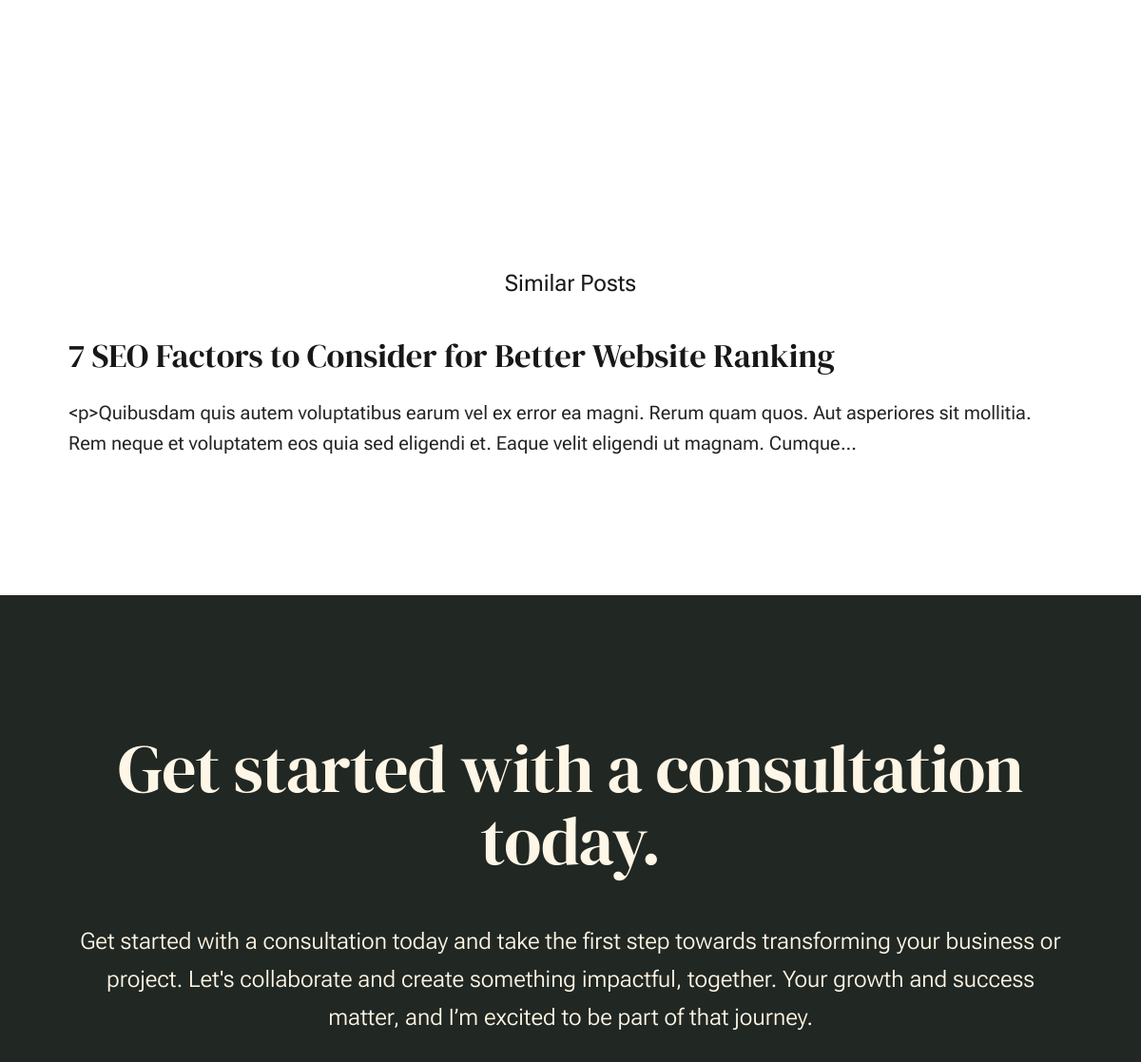
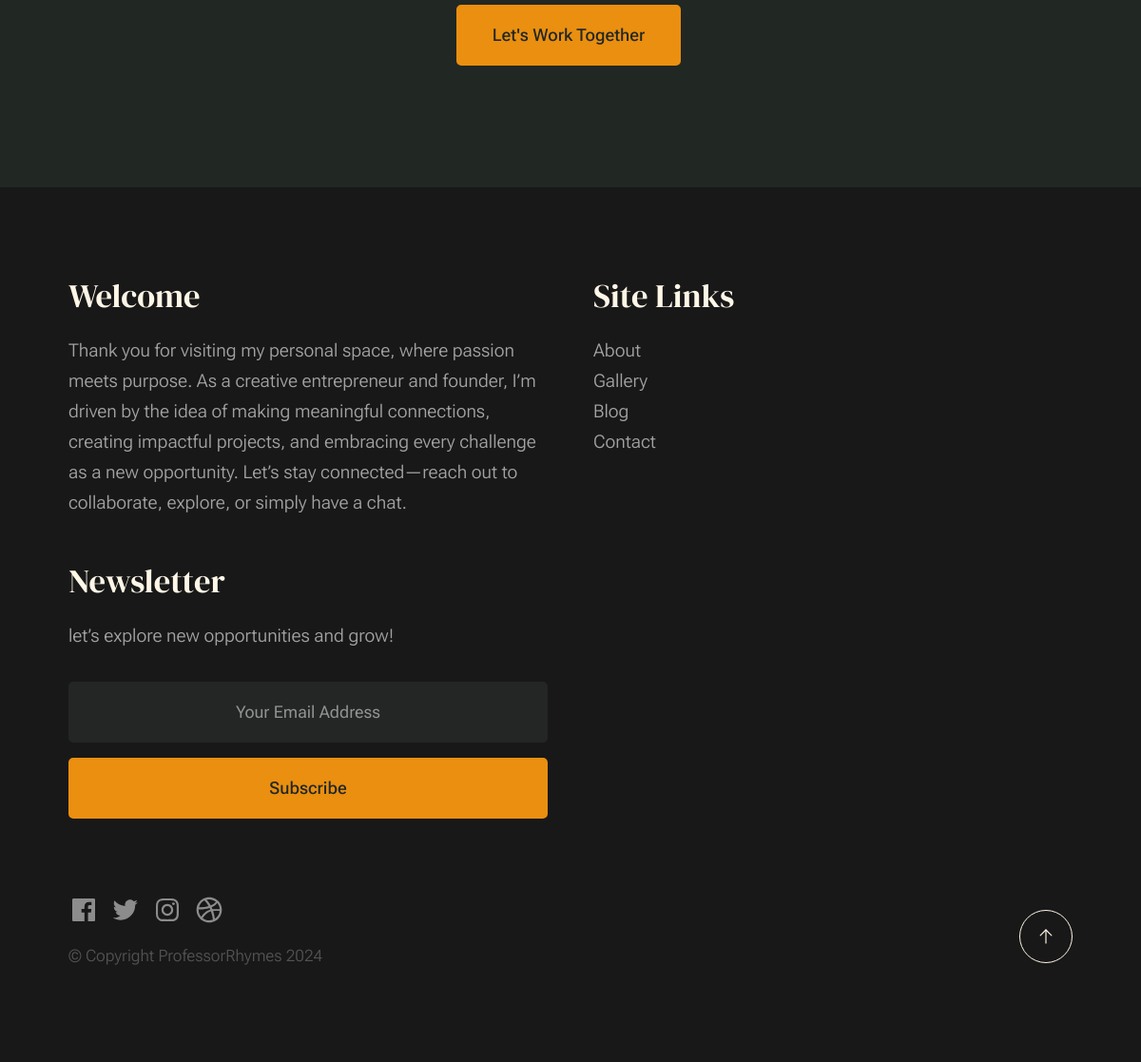
Page /blog/7-seo-factors-to-consider-for-better-website-ranking/ (lower part) on the earlier database version (2 pictures, top to bottom).
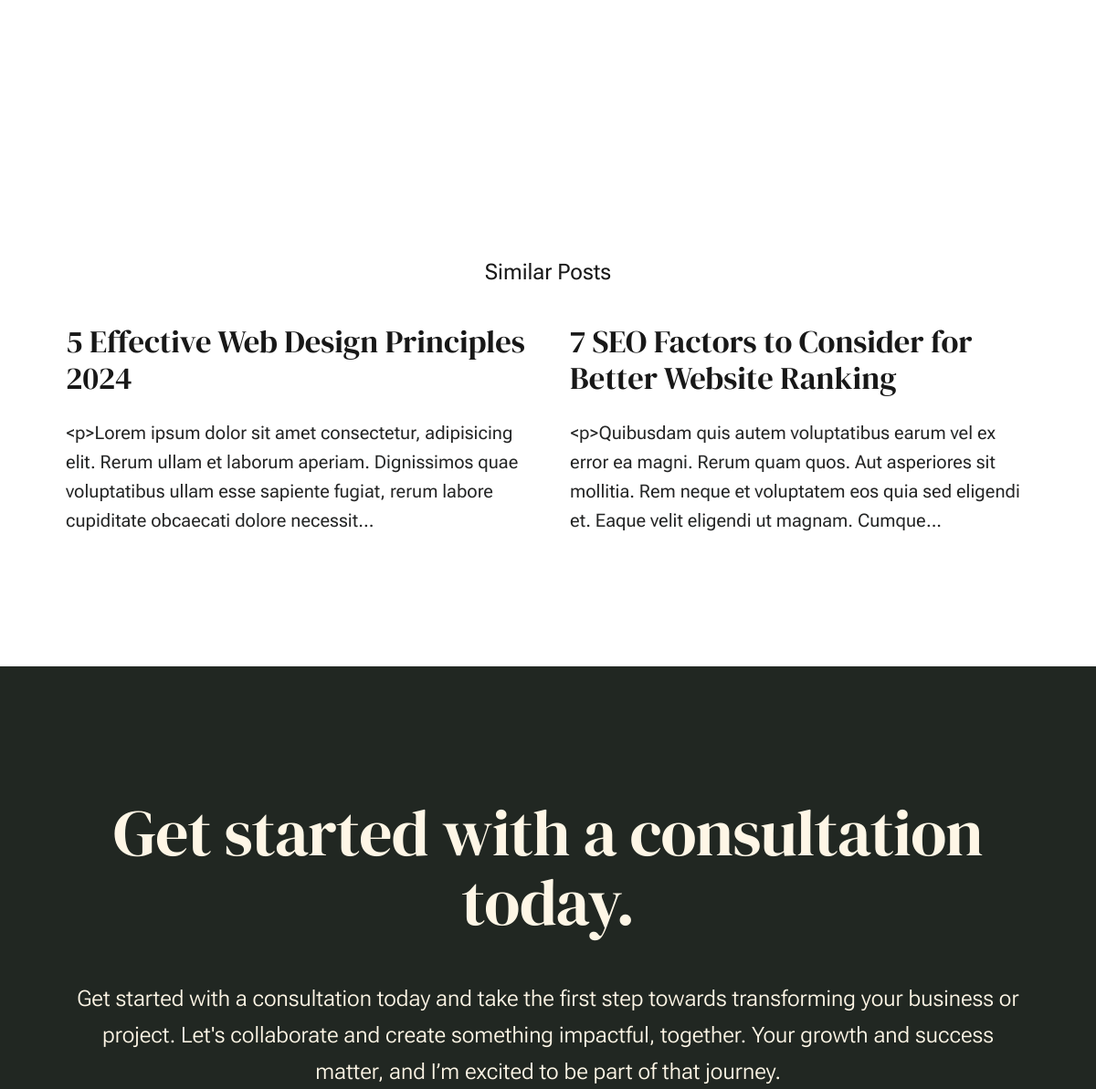
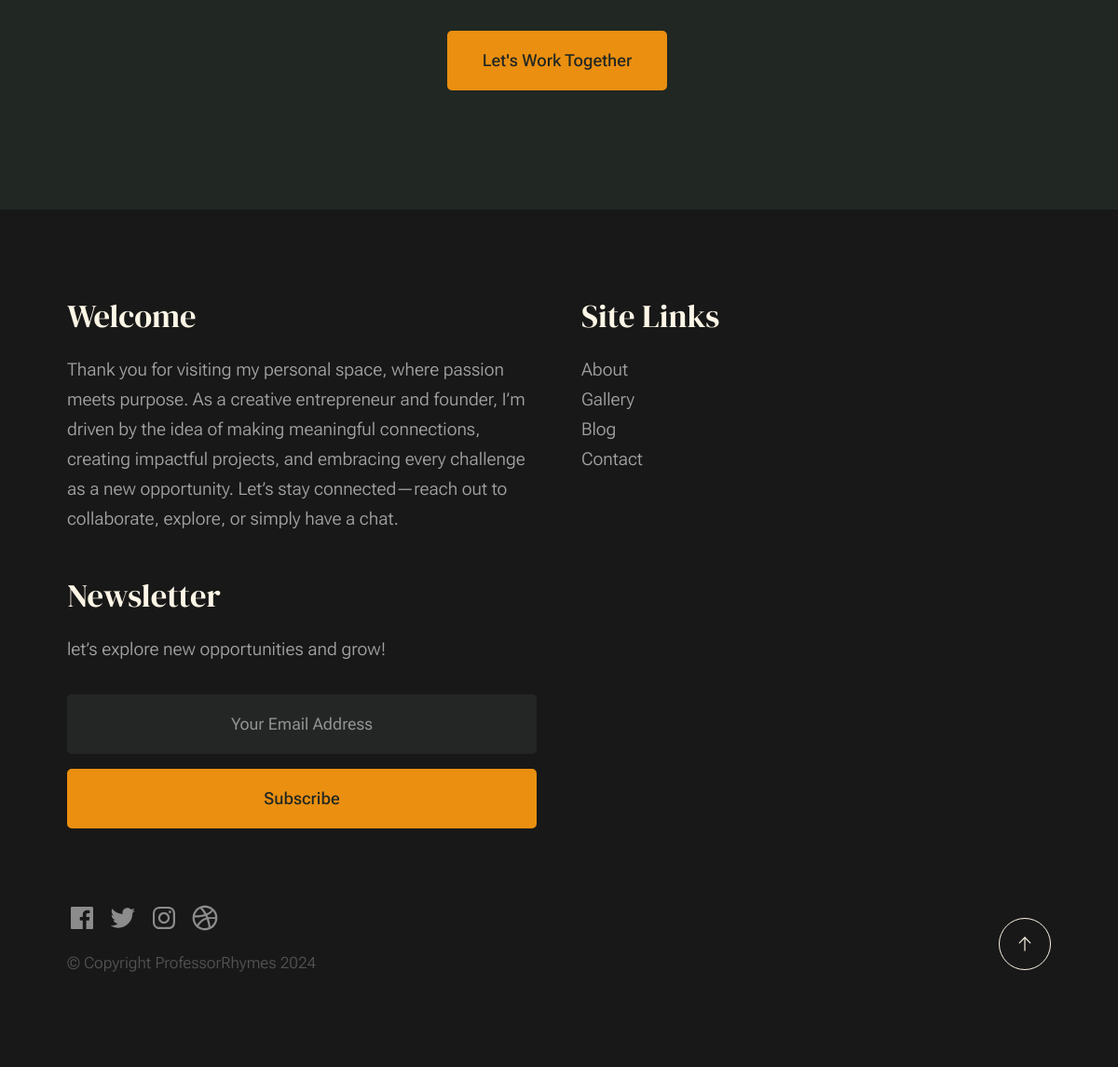
Same page on the later database version (2 pictures, top to bottom).
### main/models.py (models this page shows, shortened)
class BlogPost(models.Model):
    title = models.CharField(max_length=200)
    slug = models.SlugField(unique=True, blank=True)
    author = models.ForeignKey(User, on_delete=models.CASCADE)
    content = HTMLField()  # Using TinyMCE for rich text content
    category = models.ForeignKey(Category, on_delete=models.SET_NULL, null=True)
    tags = models.ManyToManyField(Tag, blank=True)
    excerpt = models.TextField(
        max_length=500, help_text="Short description for SEO purposes"
    )
    thumbnail = models.ImageField(upload_to="blog_images/", blank=True, null=True)
    published = models.BooleanField(default=False)
    created_at = models.DateTimeField(auto_now_add=True)
    updated_at = models.DateTimeField(auto_now=True)
    meta_description = models.CharField(
        max_length=160, help_text="For SEO meta tag description"
    )
    meta_keywords = models.CharField(
        max_length=255, help_text="SEO keywords separated by commas", blank=True
    )
    def get_absolute_url(self):
        return reverse("blog:blog_detail", args=[self.slug])
    class Meta:
        ordering = ["-created_at"]

### main/views.py (the view)
# urls.py: path("blog/<slug:slug>/", BlogDetailView.as_view(), name="blog_detail"),
class BlogDetailView(DetailView):
    model = BlogPost
    template_name = "single.html"
    context_object_name = "post"
    def get_object(self):
        slug = self.kwargs.get("slug")
        return get_object_or_404(BlogPost, slug=slug, published=True)
    def get_context_data(self, **kwargs):
        context = super().get_context_data(**kwargs)
        context["posts"] = BlogPost.objects.filter(published=True).order_by(
            "-created_at"
        )[:2]
        return context

### templates/single.html (shortened to what the changed rows need)
{% load static %}
<!DOCTYPE html>
<html lang="en" class="no-js" >
<head>
    <link rel="stylesheet" href="{% static 'css/vendor.css' %}">
    <link rel="stylesheet" href="{% static 'css/styles.css' %}">
</head>
<body id="top">
    <div id="page" class="s-pagewrap">
        <article id="content" class="s-content entry">
            <div class="s-pagecontent entry__content">
                <div class="row related-posts">
                    <div class="column xl-12">
                        <div class="grid-list-items">
                            {% for post in posts %}
                            <div class="grid-list-items__item blog-card">
                                <div class="blog-card__header">
                                    <h3 class="blog-card__title"><a href="{{ post.get_absolute_url }}">{{ post.title }}</a></h3>
                                </div>
                                <div class="blog-card__text">
                                    <p>
                                        {{ post.content|slice:":200" }}...
                                    </p>
                                </div>
                            </div>
                            {% endfor %}
                        </div>
                    </div>
                </div>
            </div>
        </article>
        <section id="cta" class="s-cta">
            <div class="row row-x-center text-center">
                <div class="column xl-8 lg-12">
                    <div class="s-cta__content">
                        <h2 class="text-display-title">
                        Get started with a consultation today.
                        </h2>
                    </div>
                </div>
            </div>
        </section>
        <footer class="s-footer">
            <div class="row s-footer__bottom">
                <div class="ss-go-top">
                    <a class="smoothscroll" title="Back to Top" href="#top">
                    </a>
                </div>
            </div>
        </footer>
    </div>
</body>
</html>

Differences in the rows shown:
added BlogPost: title "5 Effective Web Design Principles 2024", content "<p>Lorem ipsum dolor sit amet consectetur, adipisicing elit. Rerum ullam et laborum aperiam. Dignissimos quae voluptatibus ullam esse sapiente fugiat, rerum labore cupiditate obcaecati dolore necessit"
